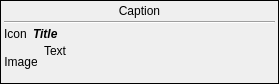
<?xml version="1.0" encoding="UTF-8"?>
<ui version="4.0">
 <class>NotifyWidgetClass</class>
 <widget class="QWidget" name="NotifyWidgetClass">
  <property name="geometry">
   <rect>
    <x>0</x>
    <y>0</y>
    <width>279</width>
    <height>84</height>
   </rect>
  </property>
  <layout class="QVBoxLayout" name="verticalLayout_2">
   <property name="spacing">
    <number>0</number>
   </property>
   <property name="margin">
    <number>0</number>
   </property>
   <item>
    <widget class="QFrame" name="frmWindowFrame">
     <property name="autoFillBackground">
      <bool>true</bool>
     </property>
     <property name="frameShape">
      <enum>QFrame::Box</enum>
     </property>
     <property name="lineWidth">
      <number>1</number>
     </property>
     <layout class="QVBoxLayout" name="verticalLayout">
      <property name="spacing">
       <number>3</number>
      </property>
      <property name="margin">
       <number>3</number>
      </property>
      <item>
       <widget class="QLabel" name="lblCaption">
        <property name="text">
         <string notr="true">Caption</string>
        </property>
        <property name="textFormat">
         <enum>Qt::PlainText</enum>
        </property>
        <property name="alignment">
         <set>Qt::AlignCenter</set>
        </property>
       </widget>
      </item>
      <item>
       <widget class="Line" name="line">
        <property name="orientation">
         <enum>Qt::Horizontal</enum>
        </property>
       </widget>
      </item>
      <item>
       <layout class="QHBoxLayout" name="horizontalLayout_2">
        <item>
         <widget class="QLabel" name="lblIcon">
          <property name="text">
           <string notr="true">Icon</string>
          </property>
         </widget>
        </item>
        <item>
         <widget class="QLabel" name="lblTitle">
          <property name="sizePolicy">
           <sizepolicy hsizetype="Expanding" vsizetype="Fixed">
            <horstretch>0</horstretch>
            <verstretch>0</verstretch>
           </sizepolicy>
          </property>
          <property name="font">
           <font>
            <weight>75</weight>
            <italic>true</italic>
            <bold>true</bold>
           </font>
          </property>
          <property name="text">
           <string notr="true">Title</string>
          </property>
          <property name="textFormat">
           <enum>Qt::PlainText</enum>
          </property>
         </widget>
        </item>
       </layout>
      </item>
      <item>
       <layout class="QHBoxLayout" name="horizontalLayout">
        <item>
         <widget class="QLabel" name="lblImage">
          <property name="enabled">
           <bool>true</bool>
          </property>
          <property name="minimumSize">
           <size>
            <width>32</width>
            <height>32</height>
           </size>
          </property>
          <property name="maximumSize">
           <size>
            <width>32</width>
            <height>32</height>
           </size>
          </property>
          <property name="text">
           <string notr="true">Image</string>
          </property>
          <property name="alignment">
           <set>Qt::AlignCenter</set>
          </property>
         </widget>
        </item>
        <item>
         <widget class="QLabel" name="lblText">
          <property name="sizePolicy">
           <sizepolicy hsizetype="Preferred" vsizetype="Expanding">
            <horstretch>0</horstretch>
            <verstretch>0</verstretch>
           </sizepolicy>
          </property>
          <property name="maximumSize">
           <size>
            <width>230</width>
            <height>80</height>
           </size>
          </property>
          <property name="text">
           <string notr="true">Text</string>
          </property>
          <property name="textFormat">
           <enum>Qt::PlainText</enum>
          </property>
          <property name="alignment">
           <set>Qt::AlignLeading|Qt::AlignLeft|Qt::AlignTop</set>
          </property>
          <property name="wordWrap">
           <bool>true</bool>
          </property>
         </widget>
        </item>
       </layout>
      </item>
     </layout>
    </widget>
   </item>
  </layout>
 </widget>
 <layoutdefault spacing="6" margin="11"/>
 <resources/>
 <connections/>
</ui>
